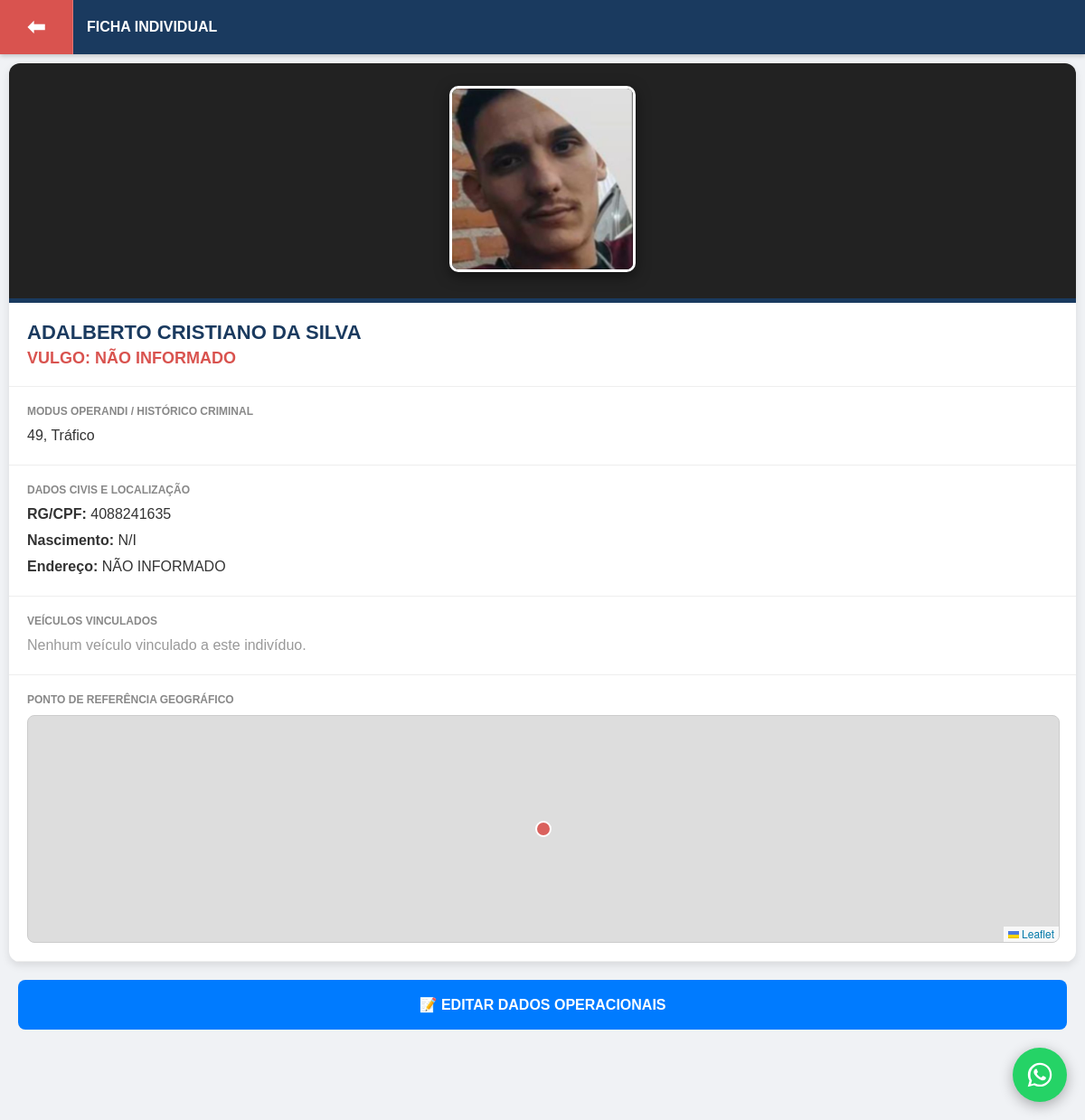
Page /visualizar_pessoa/12 (signed in) on the earlier database version.
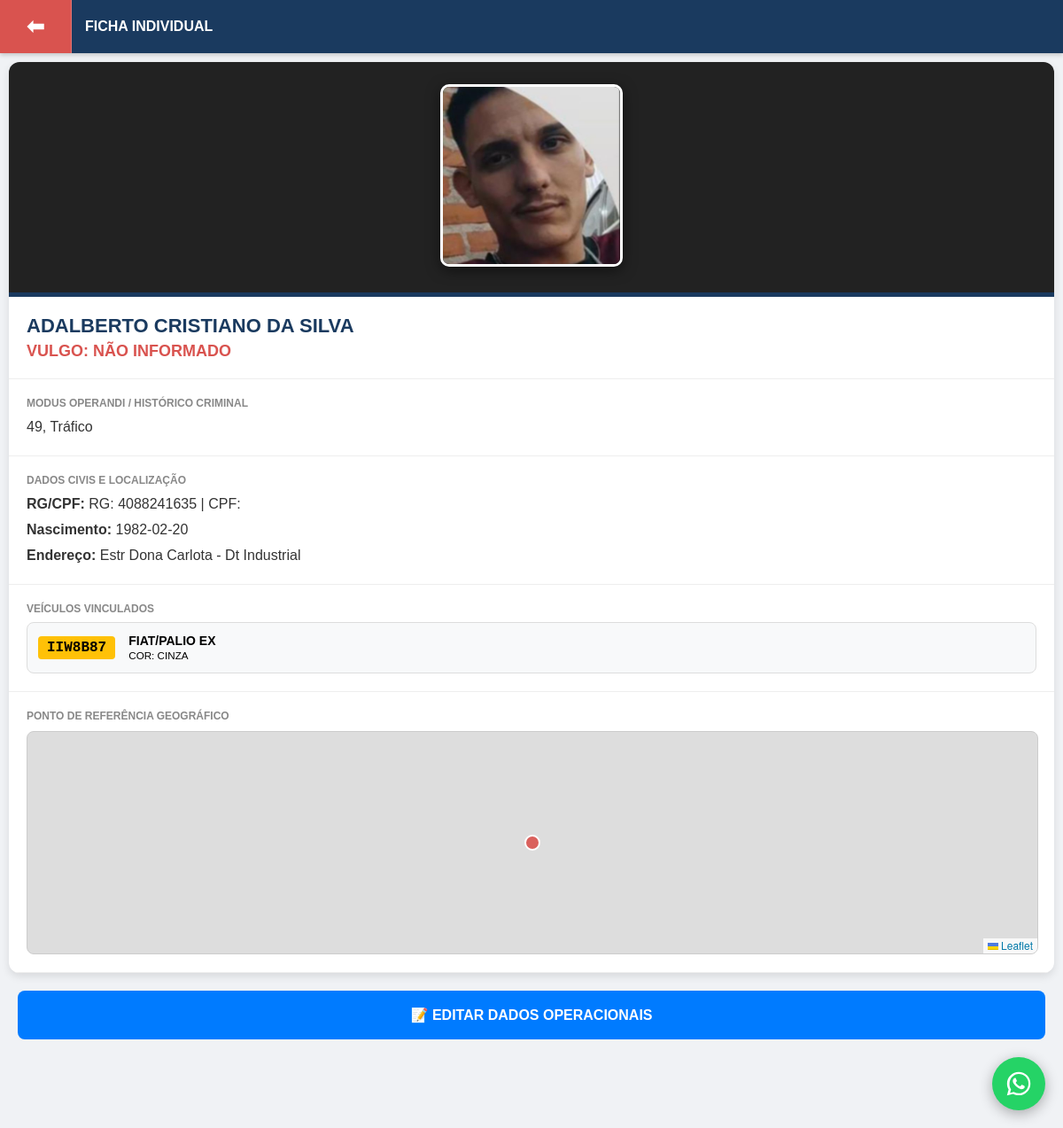
Same page on the later database version.
### app.py (models this page shows)
class Pessoa(db.Model):
    id = db.Column(db.Integer, primary_key=True)
    nome_completo = db.Column(db.String(100), nullable=False)
    apelido = db.Column(db.String(50))
    nascimento = db.Column(db.String(20))
    documento = db.Column(db.String(100))
    endereco = db.Column(db.String(200))
    lat = db.Column(db.Float, default=-29.7562)
    lng = db.Column(db.Float, default=-52.1458)
    foto_path = db.Column(db.String(200), default="/static/logo.png")
    modus_operandi = db.Column(db.Text)
    embolamento = db.Column(db.String(50))
    veiculos = db.relationship('Veiculo', backref='condutor', lazy=True)

class Veiculo(db.Model):
    id = db.Column(db.Integer, primary_key=True)
    placa = db.Column(db.String(10), unique=True, nullable=False)
    tipo = db.Column(db.String(20))
    marca_modelo = db.Column(db.String(100))
    cor = db.Column(db.String(30))
    obs = db.Column(db.Text)
    foto_path = db.Column(db.String(200), default="/static/car_default.png")
    pessoa_id = db.Column(db.Integer, db.ForeignKey('pessoa.id'), nullable=True)

### app.py (the view)
@app.route('/visualizar_pessoa/<int:id>')
def visualizar_pessoa(id):
    if 'user_id' not in session: return redirect(url_for('login'))
    p = Pessoa.query.get_or_404(id)
    return render_template('visualizar_pessoa.html', p=p, ts=int(time.time()))

### templates/visualizar_pessoa.html (shortened to what this page needs)
<!DOCTYPE html>
<html lang="pt-br">
<head>
    <link rel="stylesheet" href="https://unpkg.com/leaflet@1.9.4/dist/leaflet.css" />
</head>
<body>
    <div class="header">
        <a href="/" class="btn-voltar">⬅</a>
        <div class="titulo-header">FICHA INDIVIDUAL</div>
    </div>
    <div class="container-ficha">
        <div class="card-perfil">
            <div class="foto-container-ficha">
                <img src="{{ p.foto_path }}?v={{ ts }}" class="foto-alvo" id="foto-alvo-img">
            </div>
            <div class="info-header">
                <h1 class="nome-alvo">{{ p.nome_completo }}</h1>
                <span class="vulgo-alvo">VULGO: {{ p.apelido if p.apelido else 'NÃO INFORMADO' }}</span>
            </div>
            <div class="secao">
                <span class="secao-titulo">Modus Operandi / Histórico Criminal</span>
                <p class="secao-conteudo">{{ p.modus_operandi if p.modus_operandi else 'Nenhuma conduta registrada no sistema.' }}</p>
            </div>
            <div class="secao">
                <span class="secao-titulo">Dados Civis e Localização</span>
                <p class="secao-conteudo"><strong>RG/CPF:</strong> {{ p.documento if p.documento else 'N/I' }}</p>
                <p class="secao-conteudo" style="margin-top:5px;"><strong>Nascimento:</strong> {{ p.nascimento if p.nascimento else 'N/I' }}</p>
                <p class="secao-conteudo" style="margin-top:5px;"><strong>Endereço:</strong> {{ p.endereco if p.endereco else 'NÃO INFORMADO' }}</p>
            </div>
            <div class="secao">
                <span class="secao-titulo">Veículos Vinculados</span>
                {% if p.veiculos %}
                    {% for v in p.veiculos %}
                    <div class="card-veiculo">
                        <div class="placa-badge">{{ v.placa }}</div>
                        <div style="font-size: 14px;"><strong>{{ v.marca_modelo }}</strong><br><small>COR: {{ v.cor }}</small></div>
                    </div>
                    {% endfor %}
                {% else %}
                    <p class="secao-conteudo" style="color: #999;">Nenhum veículo vinculado a este indivíduo.</p>
                {% endif %}
            </div>
            <div class="secao">
                <span class="secao-titulo">Ponto de Referência Geográfico</span>
                <div id="mapa_alvo"></div>
            </div>
        </div>
        <a href="/editar_pessoa/{{ p.id }}" class="btn-editar-link">📝 EDITAR DADOS OPERACIONAIS</a>
    </div>
    <button class="btn-whatsapp" onclick="compartilharWhatsApp()" title="Compartilhar no WhatsApp">
    </button>
</body>
</html>

Differences in the rows shown:
changed Pessoa "ADALBERTO CRISTIANO DA SILVA": documento "4088241635" → "RG: 4088241635 | CPF:"; nascimento "N/I" → "1982-02-20"; endereco "NÃO INFORMADO" → "Estr Dona Carlota - Dt Industrial"
added Veiculo: placa "IIW8B87", marca_modelo "FIAT/PALIO EX", cor "CINZA"
Other differences:
text no longer shown: "Nenhum veículo vinculado a este indivíduo."
